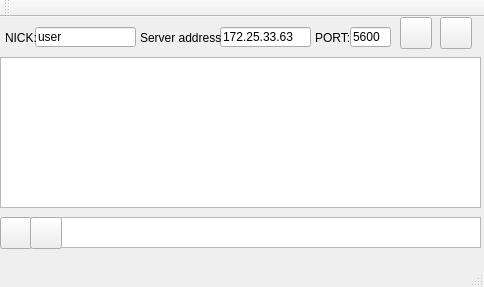
<?xml version="1.0" encoding="UTF-8"?>
<ui version="4.0">
 <class>MainWindow</class>
 <widget class="QMainWindow" name="MainWindow">
  <property name="geometry">
   <rect>
    <x>0</x>
    <y>0</y>
    <width>484</width>
    <height>287</height>
   </rect>
  </property>
  <property name="windowTitle">
   <string>MChat</string>
  </property>
  <property name="windowIcon">
   <iconset resource="res.qrc">
    <normaloff>:/icons/main.png</normaloff>:/icons/main.png</iconset>
  </property>
  <widget class="QWidget" name="centralWidget">
   <widget class="QPushButton" name="connect">
    <property name="geometry">
     <rect>
      <x>400</x>
      <y>0</y>
      <width>32</width>
      <height>32</height>
     </rect>
    </property>
    <property name="text">
     <string/>
    </property>
    <property name="icon">
     <iconset resource="res.qrc">
      <normaloff>:/icons/disconnect.png</normaloff>:/icons/disconnect.png</iconset>
    </property>
    <property name="iconSize">
     <size>
      <width>24</width>
      <height>24</height>
     </size>
    </property>
   </widget>
   <widget class="QLineEdit" name="address">
    <property name="geometry">
     <rect>
      <x>220</x>
      <y>10</y>
      <width>91</width>
      <height>20</height>
     </rect>
    </property>
    <property name="text">
     <string>172.25.33.63</string>
    </property>
   </widget>
   <widget class="QTerminal" name="console">
    <property name="geometry">
     <rect>
      <x>60</x>
      <y>200</y>
      <width>421</width>
      <height>31</height>
     </rect>
    </property>
   </widget>
   <widget class="QPushButton" name="micro">
    <property name="geometry">
     <rect>
      <x>0</x>
      <y>200</y>
      <width>32</width>
      <height>32</height>
     </rect>
    </property>
    <property name="text">
     <string/>
    </property>
    <property name="icon">
     <iconset resource="res.qrc">
      <normaloff>:/icons/micro2.png</normaloff>:/icons/micro2.png</iconset>
    </property>
    <property name="iconSize">
     <size>
      <width>24</width>
      <height>24</height>
     </size>
    </property>
   </widget>
   <widget class="QLabel" name="label">
    <property name="geometry">
     <rect>
      <x>140</x>
      <y>10</y>
      <width>81</width>
      <height>21</height>
     </rect>
    </property>
    <property name="text">
     <string>Server address:</string>
    </property>
   </widget>
   <widget class="QLabel" name="label_2">
    <property name="geometry">
     <rect>
      <x>315</x>
      <y>10</y>
      <width>47</width>
      <height>21</height>
     </rect>
    </property>
    <property name="text">
     <string>PORT:</string>
    </property>
   </widget>
   <widget class="QLineEdit" name="address_2">
    <property name="geometry">
     <rect>
      <x>350</x>
      <y>10</y>
      <width>41</width>
      <height>20</height>
     </rect>
    </property>
    <property name="text">
     <string>5600</string>
    </property>
   </widget>
   <widget class="QPushButton" name="sound">
    <property name="geometry">
     <rect>
      <x>30</x>
      <y>200</y>
      <width>32</width>
      <height>32</height>
     </rect>
    </property>
    <property name="text">
     <string/>
    </property>
    <property name="icon">
     <iconset resource="res.qrc">
      <normaloff>:/icons/sound1.png</normaloff>:/icons/sound1.png</iconset>
    </property>
    <property name="iconSize">
     <size>
      <width>24</width>
      <height>24</height>
     </size>
    </property>
   </widget>
   <widget class="QTextEdit" name="chat">
    <property name="geometry">
     <rect>
      <x>0</x>
      <y>40</y>
      <width>481</width>
      <height>151</height>
     </rect>
    </property>
   </widget>
   <widget class="QLineEdit" name="address_3">
    <property name="geometry">
     <rect>
      <x>35</x>
      <y>10</y>
      <width>101</width>
      <height>20</height>
     </rect>
    </property>
    <property name="text">
     <string>user</string>
    </property>
   </widget>
   <widget class="QLabel" name="label_3">
    <property name="geometry">
     <rect>
      <x>5</x>
      <y>10</y>
      <width>47</width>
      <height>21</height>
     </rect>
    </property>
    <property name="text">
     <string>NICK:</string>
    </property>
   </widget>
   <widget class="QPushButton" name="refresh">
    <property name="geometry">
     <rect>
      <x>440</x>
      <y>0</y>
      <width>32</width>
      <height>32</height>
     </rect>
    </property>
    <property name="text">
     <string/>
    </property>
    <property name="icon">
     <iconset resource="res.qrc">
      <normaloff>:/icons/refresh.png</normaloff>:/icons/refresh.png</iconset>
    </property>
    <property name="iconSize">
     <size>
      <width>24</width>
      <height>24</height>
     </size>
    </property>
   </widget>
  </widget>
  <widget class="QMenuBar" name="menuBar">
   <property name="geometry">
    <rect>
     <x>0</x>
     <y>0</y>
     <width>484</width>
     <height>21</height>
    </rect>
   </property>
  </widget>
  <widget class="QToolBar" name="mainToolBar">
   <attribute name="toolBarArea">
    <enum>TopToolBarArea</enum>
   </attribute>
   <attribute name="toolBarBreak">
    <bool>false</bool>
   </attribute>
  </widget>
  <widget class="QStatusBar" name="statusBar"/>
 </widget>
 <layoutdefault spacing="6" margin="11"/>
 <customwidgets>
  <customwidget>
   <class>QTerminal</class>
   <extends>QTextEdit</extends>
   <header>qterminal.h</header>
  </customwidget>
 </customwidgets>
 <resources>
  <include location="res.qrc"/>
 </resources>
 <connections/>
</ui>
